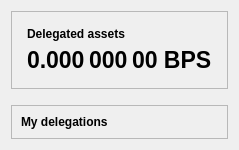
                    <widget class="QWidget" name="tab_my_delegations">
                        <attribute name="title">
                            <string>&amp;My Delegations</string>
                        </attribute>
                        <layout class="QVBoxLayout" name="verticalLayoutTab3">
                            <item>
                                <widget class="QFrame" name="frameDelegationsInfo">
                                    <property name="frameShape">
                                        <enum>QFrame::StyledPanel</enum>
                                    </property>
                                    <property name="frameShadow">
                                        <enum>QFrame::Raised</enum>
                                    </property>
                                    <layout class="QVBoxLayout" name="verticalLayoutTab3_1">
                                        <property name="spacing">
                                            <number>15</number>
                                        </property>
                                        <property name="leftMargin">
                                            <number>15</number>
                                        </property>
                                        <property name="topMargin">
                                            <number>15</number>
                                        </property>
                                        <property name="rightMargin">
                                            <number>15</number>
                                        </property>
                                        <property name="bottomMargin">
                                            <number>15</number>
                                        </property>
                                        <item>
                                            <layout class="QGridLayout" name="gridLayout_3">
                                                <property name="spacing">
                                                    <number>6</number>
                                                </property>
                                                <item row="0" column="0">
                                                    <widget class="QLabel" name="labelDelegatedAssetsText">
                                                        <property name="font">
                                                            <font>
                                                                <weight>75</weight>
                                                                <bold>true</bold>
                                                            </font>
                                                        </property>
                                                        <property name="text">
                                                            <string>Delegated assets</string>
                                                        </property>
                                                        <property name="alignment">
                                                            <set>Qt::AlignLeading|Qt::AlignLeft|Qt::AlignVCenter</set>
                                                        </property>
                                                    </widget>
                                                </item>
                                                <item row="1" column="0">
                                                    <widget class="QLabel" name="labelDelegatedAssets">
                                                        <property name="font">
                                                            <font>
                                                                <pointsize>17</pointsize>
                                                                <bold>true</bold>
                                                            </font>
                                                        </property>
                                                        <property name="cursor">
                                                            <cursorShape>IBeamCursor</cursorShape>
                                                        </property>
                                                        <property name="toolTip">
                                                            <string>Your current delegated balance</string>
                                                        </property>
                                                        <property name="text">
                                                            <string notr="true">0.000 000 00 BPS</string>
                                                        </property>
                                                        <property name="alignment">
                                                            <set>Qt::AlignLeading|Qt::AlignLeft|Qt::AlignVCenter</set>
                                                        </property>
                                                        <property name="textInteractionFlags">
                                                            <set>Qt::LinksAccessibleByMouse|Qt::TextSelectableByMouse</set>
                                                        </property>
                                                    </widget>
                                                </item>
                                            </layout>
                                        </item>
                                    </layout>
                                </widget>
                            </item>
                            <item>
                                <spacer name="verticalSpacer3">
                                    <property name="orientation">
                                        <enum>Qt::Vertical</enum>
                                    </property>
                                    <property name="sizeType">
                                        <enum>QSizePolicy::Fixed</enum>
                                    </property>
                                    <property name="sizeHint" stdset="0">
                                        <size>
                                            <width>20</width>
                                            <height>10</height>
                                        </size>
                                    </property>
                                </spacer>
                            </item>
                            <item>
                                <widget class="QFrame" name="frameTabMyDelegations">
                                    <property name="frameShape">
                                        <enum>QFrame::StyledPanel</enum>
                                    </property>
                                    <property name="frameShadow">
                                        <enum>QFrame::Raised</enum>
                                    </property>
                                    <layout class="QVBoxLayout" name="verticalLayout_3">
                                        <item>
                                            <widget class="QLabel" name="labelMyDelegationsText">
                                                <property name="font">
                                                    <font>
                                                        <weight>75</weight>
                                                        <bold>true</bold>
                                                    </font>
                                                </property>
                                                <property name="text">
                                                    <string>My delegations</string>
                                                </property>
                                            </widget>
                                        </item>
                                    </layout>
                                </widget>
                            </item>
                        </layout>
                    </widget>
